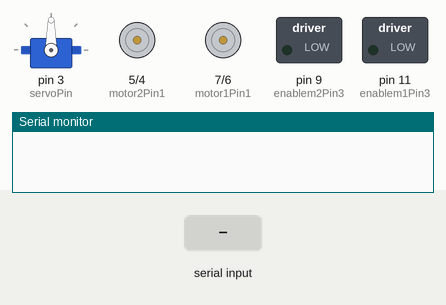
Simulated run of this sketch. Board: Arduino Uno, built with avr-gcc and run on an emulated ATmega328P. On the bench: servo, motor-driver pin pairs drawn as motors (green arrow = first pin HIGH = forward, orange = second pin HIGH = backward, longer = more drive), switched loads named in the sketch (green lamp = pin HIGH), the last lines printed to the serial monitor. The test bench sets the inputs (shaded band).

Above: at 1.2 s.
1.3 s: byte 70 ('F') received over Serial
At 2.1 s:
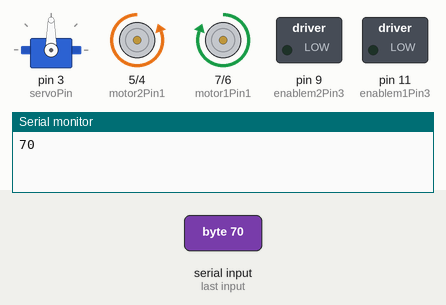
2.8 s: byte 76 ('L') received over Serial
At 3.2 s:
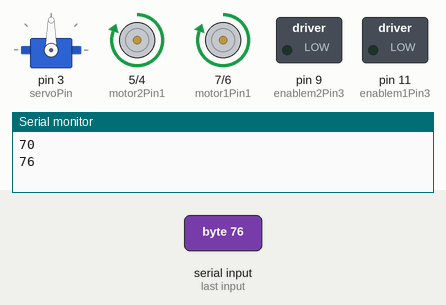
4.3 s: byte 82 ('R') received over Serial
At 5.5 s:
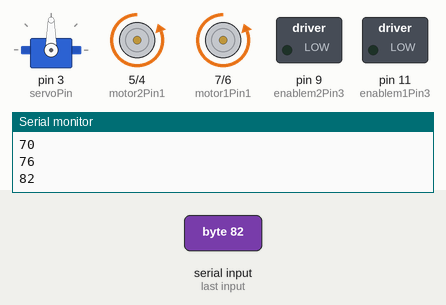
5.8 s: byte 71 ('G') received over Serial
At 6.7 s:
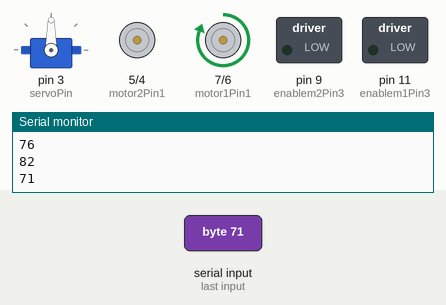
7.3 s: byte 73 ('I') received over Serial
At 7.8 s:
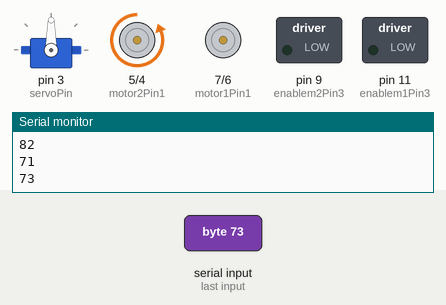
Timing chart, 0 to 9.8 s (numbered marks = the images above; inputs shaded):
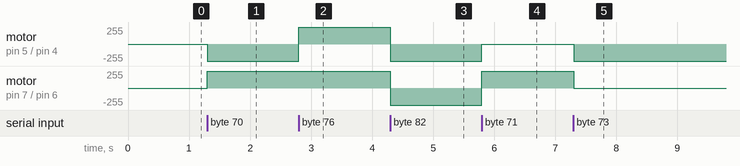

Measured:
- after the input at 1.3 s, motor on pin 5 (motor2Pin1) / pin 4 (motor2Pin2): stopped → backward 255/255 at once; motor on pin 7 (motor1Pin1) / pin 6 (motor1Pin2): stopped → forward 255/255 at once
- after the input at 2.8 s, motor on pin 5 (motor2Pin1) / pin 4 (motor2Pin2): backward 255/255 → forward 255/255 at once
- after the input at 4.3 s, motor on pin 5 (motor2Pin1) / pin 4 (motor2Pin2), motor on pin 7 (motor1Pin1) / pin 6 (motor1Pin2): forward 255/255 → backward 255/255 at once
- after the input at 5.8 s, motor on pin 5 (motor2Pin1) / pin 4 (motor2Pin2): backward 255/255 → stopped at once; motor on pin 7 (motor1Pin1) / pin 6 (motor1Pin2): backward 255/255 → forward 255/255 at once
- after the input at 7.3 s, motor on pin 5 (motor2Pin1) / pin 4 (motor2Pin2): stopped → backward 255/255 at once; motor on pin 7 (motor1Pin1) / pin 6 (motor1Pin2): forward 255/255 → stopped at once

The sketch:

btServo.ino
```cpp
#include <Servo.h>

const int motor1Pin1 = 7;
const int motor1Pin2 = 6;
const int enablem1Pin3 = 11;
const int motor2Pin1 = 5;
const int motor2Pin2 = 4;
const int enablem2Pin3 = 9;
const int servoPin = 3;

Servo Servo1;
byte serialA;
int Y;
//int state;

void setup() {
  Servo1.attach(servoPin);
  Serial.begin(9600);
  pinMode(motor1Pin1, OUTPUT);
  pinMode(motor1Pin2, OUTPUT);
  pinMode(enablem1Pin3, OUTPUT);
  pinMode(motor2Pin1, OUTPUT);
  pinMode(motor2Pin2, OUTPUT);
  pinMode(enablem2Pin3, OUTPUT);
}

void loop() {
  if(Serial.available() > 0) {
    serialA = Serial.read();
    Serial.println(serialA);
    }
  switch (serialA) {
    case '0':
    Y=0;
    break;

    case '1':
    Y=28;
    break;

    case '2':
    Y=57;
    break;

    case '3':
    Y=85;
    break;

    case '4':
    Y=113 ;
    break;

    case '5':
    Y=142;
    break;

    case '6':
    Y=170;
    break;

    case '7':
    Y=198;
    break;

    case '8':
    Y=226;
    break;

    case '9':
    Y=255;
    break;
    break;
// forward
case 'F':
digitalWrite(motor1Pin1, HIGH);
digitalWrite(motor1Pin2, LOW);
digitalWrite(motor2Pin1, LOW);
digitalWrite(motor2Pin2, HIGH);
analogWrite(enablem1Pin3, Y);
analogWrite(enablem2Pin3, Y);
break;
// left
case 'L':
digitalWrite(motor1Pin1, HIGH);
digitalWrite(motor1Pin2, LOW);
digitalWrite(motor2Pin1, HIGH);
digitalWrite(motor2Pin2, LOW);
analogWrite(enablem1Pin3, Y);
analogWrite(enablem2Pin3, Y);
break;
// right
case 'R':
digitalWrite(motor1Pin1, LOW);
digitalWrite(motor1Pin2, HIGH);
digitalWrite(motor2Pin1, LOW);
digitalWrite(motor2Pin2, HIGH);
analogWrite(enablem1Pin3, Y);
analogWrite(enablem2Pin3, Y);
break;

// forward left
case 'G':
digitalWrite(motor1Pin1, HIGH);
digitalWrite(motor1Pin2, LOW);
digitalWrite(motor2Pin1, LOW);
digitalWrite(motor2Pin2, LOW);
analogWrite(enablem1Pin3, Y);
analogWrite(enablem2Pin3, Y);
break;
// forward right
case 'I':
digitalWrite(motor1Pin1, LOW);
digitalWrite(motor1Pin2, LOW);
digitalWrite(motor2Pin1, LOW);
digitalWrite(motor2Pin2, HIGH);
analogWrite(enablem1Pin3, Y);
analogWrite(enablem2Pin3, Y);
break;


// backward left
case 'H':
digitalWrite(motor1Pin1, HIGH);
digitalWrite(motor1Pin2, LOW);
digitalWrite(motor2Pin1, HIGH);
digitalWrite(motor2Pin2, LOW);
analogWrite(enablem1Pin3, Y);
analogWrite(enablem2Pin3, Y);
break;

// backward right
case 'J':
digitalWrite(motor1Pin1, LOW);
digitalWrite(motor1Pin2, HIGH);
digitalWrite(motor2Pin1, LOW);
digitalWrite(motor2Pin2, HIGH);
analogWrite(enablem1Pin3, Y);
analogWrite(enablem2Pin3, Y);
break;

// backward
case 'B':
digitalWrite(motor1Pin1, LOW);
digitalWrite(motor1Pin2, HIGH);
digitalWrite(motor2Pin1, HIGH);
digitalWrite(motor2Pin2, LOW);
analogWrite(enablem1Pin3, Y);
analogWrite(enablem2Pin3, Y);
break;

// Stop
case 'S':
digitalWrite(motor1Pin1, LOW);
digitalWrite(motor1Pin2, LOW);
digitalWrite(motor2Pin1, LOW);
digitalWrite(motor2Pin2, LOW);
digitalWrite(enablem1Pin3, LOW);
digitalWrite(enablem2Pin3, LOW);
break;

case 'W':
Servo1.write(0);
  delay(1000);
  break;

  case 'U':
  Servo1.write(90);
  delay(1000);
  break;

break;

//
}
}
```
